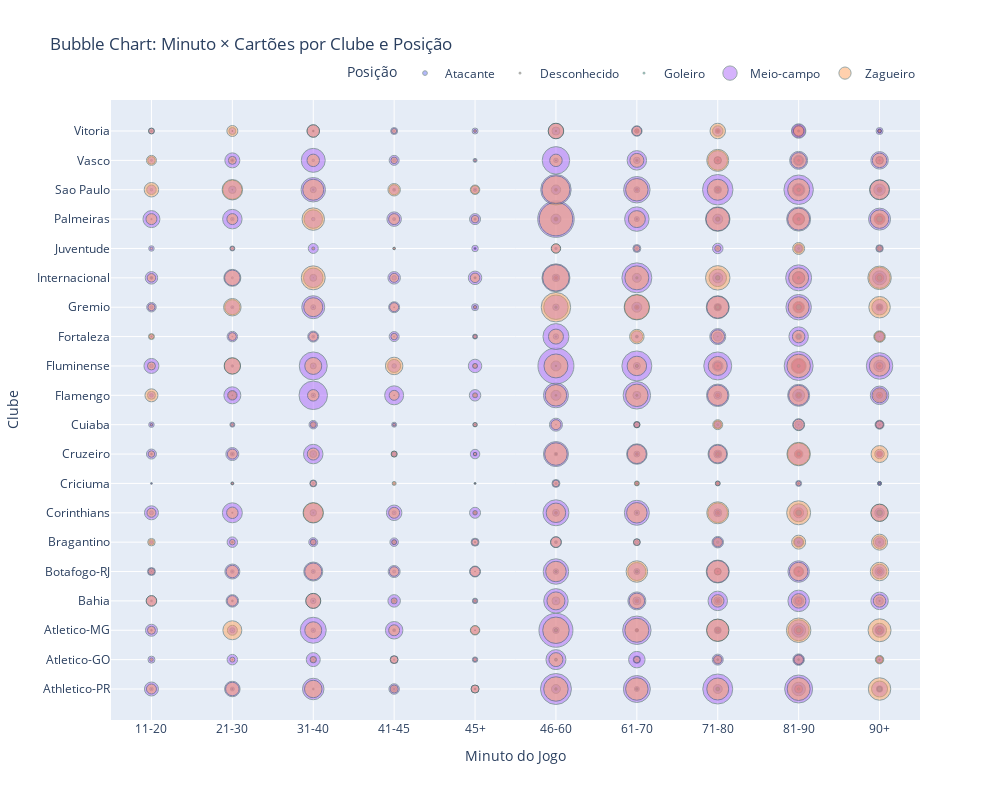

Notebook cell for this chart:
### Code cell
import plotly.graph_objects as go

# Create the bubble chart
fig = go.Figure()

# Loop through each position and create a separate trace
for position in df[POSITION_COL].unique():
    subset = df[df[POSITION_COL] == position]
    
    fig.add_trace(go.Scatter(
        x=subset[MINUTE_COL],
        y=subset[TEAM_COL],
        name=position,  # Legend entry for the position
        mode='markers',
        marker=dict(
            size=subset[CARDS_COL]/2,  # Scale the bubble size
            sizemode='diameter',
            line=dict(width=1, color='DarkSlateGrey')  # Add a border to the bubbles
        ),
        opacity=0.7  # Set opacity for better visualization of overlapping bubbles
    ))

# Update the layout to ensure proper grouping and spacing
fig.update_layout(
    title='Bubble Chart: Minuto × Cartões por Clube e Posição',
    height=800,
    width=1000,
    xaxis=dict(
        title='Minuto do Jogo',
        type='category',
        categoryorder='array',
        categoryarray=tempo_order  # Ensure the correct order of 'tempo_jogo'
    ),
    yaxis=dict(
        title='Clube',
        type='category',
        categoryorder='category ascending'  # Ensure clubs are sorted alphabetically
    ),
    legend=dict(
        title='Posição',
        orientation='h',
        yanchor='bottom',
        y=1.02,
        xanchor='right',
        x=1
    ),
    scattermode='group',scattergap=1
)

# Show the chart
fig.show()

### Figure 1 — Plotly figure (JSON) as saved in the notebook; plotly's stock layout.template omitted (floating-point values rounded to 4 significant figures; data arrays with more than 128 entries replaced by an {"elided": "..."} marker saying what was removed)
{"data": [{"marker": {"line": {"color": "DarkSlateGrey", "width": 1}, "size": {"elided": "220 float values"}, "sizemode": "diameter"}, "mode": "markers", "name": "Atacante", "opacity": 0.7, "type": "scatter", "x": {"elided": "220 str values"}, "y": {"elided": "220 str values"}}, {"marker": {"line": {"color": "DarkSlateGrey", "width": 1}, "size": {"elided": "220 float values"}, "sizemode": "diameter"}, "mode": "markers", "name": "Desconhecido", "opacity": 0.7, "type": "scatter", "x": {"elided": "220 str values"}, "y": {"elided": "220 str values"}}, {"marker": {"line": {"color": "DarkSlateGrey", "width": 1}, "size": {"elided": "220 float values"}, "sizemode": "diameter"}, "mode": "markers", "name": "Goleiro", "opacity": 0.7, "type": "scatter", "x": {"elided": "220 str values"}, "y": {"elided": "220 str values"}}, {"marker": {"line": {"color": "DarkSlateGrey", "width": 1}, "size": {"elided": "220 float values"}, "sizemode": "diameter"}, "mode": "markers", "name": "Meio-campo", "opacity": 0.7, "type": "scatter", "x": {"elided": "220 str values"}, "y": {"elided": "220 str values"}}, {"marker": {"line": {"color": "DarkSlateGrey", "width": 1}, "size": {"elided": "220 float values"}, "sizemode": "diameter"}, "mode": "markers", "name": "Zagueiro", "opacity": 0.7, "type": "scatter", "x": {"elided": "220 str values"}, "y": {"elided": "220 str values"}}], "layout": {"height": 800, "legend": {"orientation": "h", "title": {"text": "Posição"}, "x": 1, "xanchor": "right", "y": 1.02, "yanchor": "bottom"}, "scattergap": 1, "scattermode": "group", "title": {"text": "Bubble Chart: Minuto × Cartões por Clube e Posição"}, "width": 1000, "xaxis": {"categoryarray": ["0-10", "11-20", "21-30", "31-40", "41-45", "45+", "46-60", "61-70", "71-80", "81-90", "90+"], "categoryorder": "array", "title": {"text": "Minuto do Jogo"}, "type": "category"}, "yaxis": {"categoryorder": "category ascending", "title": {"text": "Clube"}, "type": "category"}}}
